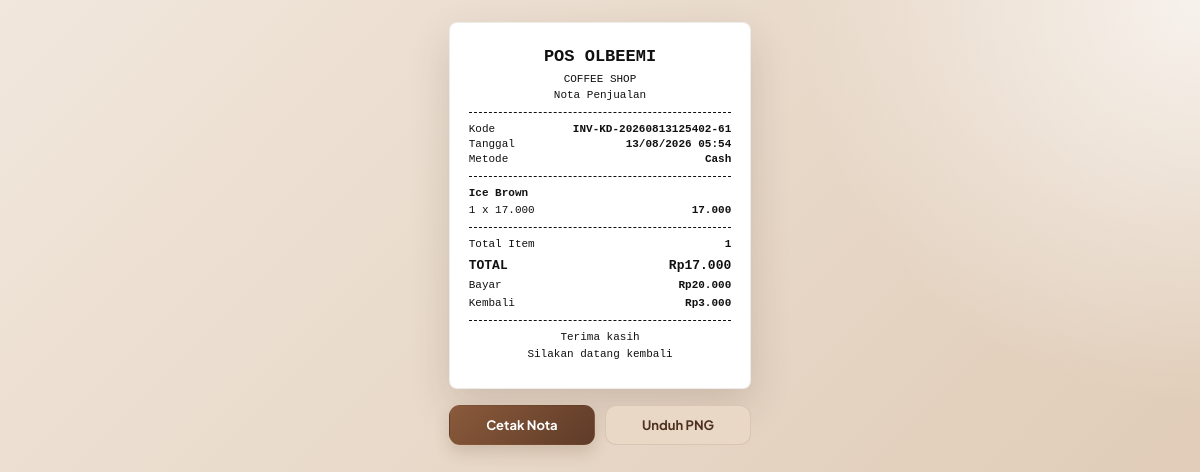
Page /transaksi/struk.php?id=64 on the committed database.
### tables this page shows
CREATE TABLE `transaksi` (
  `id` int(11) NOT NULL AUTO_INCREMENT,
  `kode_transaksi` varchar(50) NOT NULL,
  `metode_pembayaran` enum('Cash','QRIS') NOT NULL,
  `subtotal` decimal(12,2) NOT NULL DEFAULT 0.00,
  `bayar` decimal(12,2) NOT NULL DEFAULT 0.00,
  `kembalian` decimal(12,2) NOT NULL DEFAULT 0.00,
  `total_profit` decimal(12,2) NOT NULL DEFAULT 0.00,
  `created_at` timestamp NOT NULL DEFAULT current_timestamp(),
  PRIMARY KEY (`id`),
  UNIQUE KEY `kode_transaksi` (`kode_transaksi`)
);

CREATE TABLE `transaksi_detail` (
  `id` int(11) NOT NULL AUTO_INCREMENT,
  `transaksi_id` int(11) NOT NULL,
  `menu_id` int(11) NOT NULL,
  `nama_menu` varchar(150) NOT NULL,
  `harga_satuan` decimal(12,2) NOT NULL,
  `keuntungan_satuan` decimal(12,2) NOT NULL,
  `qty` int(11) NOT NULL DEFAULT 1,
  `subtotal` decimal(12,2) NOT NULL,
  PRIMARY KEY (`id`),
  KEY `fk_transaksi_detail_transaksi` (`transaksi_id`),
  KEY `fk_transaksi_detail_menu` (`menu_id`),
  CONSTRAINT `fk_transaksi_detail_menu` FOREIGN KEY (`menu_id`) REFERENCES `menu` (`id`) ON DELETE CASCADE,
  CONSTRAINT `fk_transaksi_detail_transaksi` FOREIGN KEY (`transaksi_id`) REFERENCES `transaksi` (`id`) ON DELETE CASCADE
);

### includes/pesanan_transaksi.php (called while the page is built, shortened)
<?php
function syncLegacyKodeTransaksi($conn, $transaksi_id = 0) {
    $transaksi_id = (int) $transaksi_id;
}
?>

### transaksi/struk.php (the view, shortened to what this page needs)
<?php
include '../includes/pesanan_transaksi.php';
$transaksi_id = isset($_GET['id']) ? (int) $_GET['id'] : 0;
$transaksi_query = mysqli_query($conn, "
    SELECT *
    FROM transaksi
    WHERE id = $transaksi_id
");
$transaksi = mysqli_fetch_assoc($transaksi_query);
$details_query = mysqli_query($conn, "
    SELECT *
    FROM transaksi_detail
    WHERE transaksi_id = $transaksi_id
    ORDER BY id ASC
");
$details = [];
$total_qty = 0;
while ($row = mysqli_fetch_assoc($details_query)) {
    $details[] = $row;
    $total_qty += (int) $row['qty'];
}
function formatNominal($number) {
    return number_format($number, 0, ',', '.');
}
function formatTanggalStruk($date) {
    return date('d/m/Y H:i', strtotime($date ?? date('Y-m-d H:i:s')));
}
?>
<!DOCTYPE html>
<html lang="id">
<head>
</head>
<body>
    <main class="receipt-wrap">
        <section class="receipt">
            <header class="store-header">
                <h1>POS OLBEEMI</h1>
                <p>COFFEE SHOP</p>
                <p>Nota Penjualan</p>
            </header>
            <div class="dash"></div>
            <div class="receipt-row">
                <span>Kode</span>
                <strong><?= htmlspecialchars($transaksi['kode_transaksi']) ?></strong>
            </div>
            <div class="receipt-row">
                <span>Tanggal</span>
                <strong><?= formatTanggalStruk($transaksi['created_at'] ?? null) ?></strong>
            </div>
            <div class="receipt-row">
                <span>Metode</span>
                <strong><?= htmlspecialchars($transaksi['metode_pembayaran']) ?></strong>
            </div>
            <div class="dash"></div>
            <?php foreach ($details as $detail): ?>
                <div class="item">
                    <div class="item-name">
                        <?= htmlspecialchars($detail['nama_menu']) ?>
                    </div>
                    <div class="item-line">
                        <span>
                            <?= (int) $detail['qty'] ?> x <?= formatNominal($detail['harga_satuan']) ?>
                        </span>
                        <strong><?= formatNominal($detail['subtotal']) ?></strong>
                    </div>
                </div>
            <?php endforeach; ?>
            <div class="dash"></div>
            <div class="summary">
                <div class="receipt-row">
                    <span>Total Item</span>
                    <strong><?= $total_qty ?></strong>
                </div>
                <div class="receipt-row grand-total">
                    <span>TOTAL</span>
                    <strong>Rp<?= formatNominal($transaksi['subtotal']) ?></strong>
                </div>
                <div class="receipt-row">
                    <span>Bayar</span>
                    <strong>Rp<?= formatNominal($transaksi['bayar']) ?></strong>
                </div>
                <div class="receipt-row">
                    <span>Kembali</span>
                    <strong>Rp<?= formatNominal($transaksi['kembalian']) ?></strong>
                </div>
            </div>
            <div class="dash"></div>
            <footer class="footer">
                <p>Terima kasih</p>
                <p>Silakan datang kembali</p>
            </footer>
        </section>
        <div class="receipt-actions">
            <button class="btn btn-print" onclick="window.print()">
                Cetak Nota
            </button>
            <button type="button" class="btn btn-download" id="downloadReceiptBtn" onclick="downloadReceiptPng()">
                Unduh PNG
            </button>
        </div>
    </main>
</body>
</html>

### transaksi/struk.php (style rules this page uses)
* { box-sizing: border-box; }
body { min-height: 100vh; margin: 0; padding: 22px; background: radial-gradient(circle at top right, rgba(255,255,255,0.7), transparent 28%), linear-gradient(135deg, #f1e7dc, #ddc7b1); color: #111; font-family: "Plus Jakarta Sans", sans-serif; }
.receipt-wrap { display: grid; justify-content: center; gap: 16px; }
.receipt { width: 80mm; padding: 6mm 5mm; background: #fff; color: #111; border: 1px solid rgba(95, 59, 40, 0.1); border-radius: 8px; box-shadow: 0 16px 40px rgba(60, 36, 22, 0.16); font-family: "Courier New", Courier, monospace; font-size: 11px; line-height: 1.35; }
.store-header { text-align: center; }
.store-header h1 { margin: 0 0 3px; color: #111; font-family: inherit; font-size: 17px; letter-spacing: 0; }
.store-header p { margin: 2px 0; }
.dash { margin: 9px 0; border-top: 1px dashed #111; }
.receipt-row, .item-line { display: flex; justify-content: space-between; gap: 8px; }
.receipt-row span:first-child, .item-line span { flex: 1; }
.receipt-row strong, .item-line strong { color: #111; font-family: inherit; font-size: inherit; font-weight: 700; text-align: right; white-space: nowrap; }
.item { margin-bottom: 8px; }
.item-name { margin-bottom: 2px; font-weight: 700; word-break: break-word; }
.summary .receipt-row { margin: 3px 0; }
.summary .grand-total { margin-top: 6px; font-size: 13px; font-weight: 700; }
.footer { text-align: center; }
.footer p { margin: 3px 0; }
.receipt-actions { width: 80mm; display: grid; grid-template-columns: 1fr 1fr; gap: 10px; }
.btn { display: inline-flex; align-items: center; justify-content: center; min-height: 40px; padding: 10px 12px; border: none; border: 1px solid transparent; border-radius: 11px; cursor: pointer; font-size: 13px; font-family: inherit; font-weight: 700; text-decoration: none; transition: transform 0.2s ease, box-shadow 0.2s ease; }
.btn-print { background: linear-gradient(135deg, #8a5a3b, #5f3b28); color: #fff; box-shadow: 0 8px 16px rgba(95, 59, 40, 0.18); }
.btn-download { background: #ead8c6; color: #4d3020; border-color: rgba(95, 59, 40, 0.12); }

### rows in the picture
transaksi: kode_transaksi "INV-KD-20260813125402-61", created_at "13/08/2026 05:54", metode_pembayaran "Cash", subtotal "17.000", bayar "20.000", kembalian "3.000"
transaksi_detail: nama_menu "Ice Brown", qty "1", harga_satuan "17.000", subtotal "17.000"

### other values in the picture
$total_qty "1"
